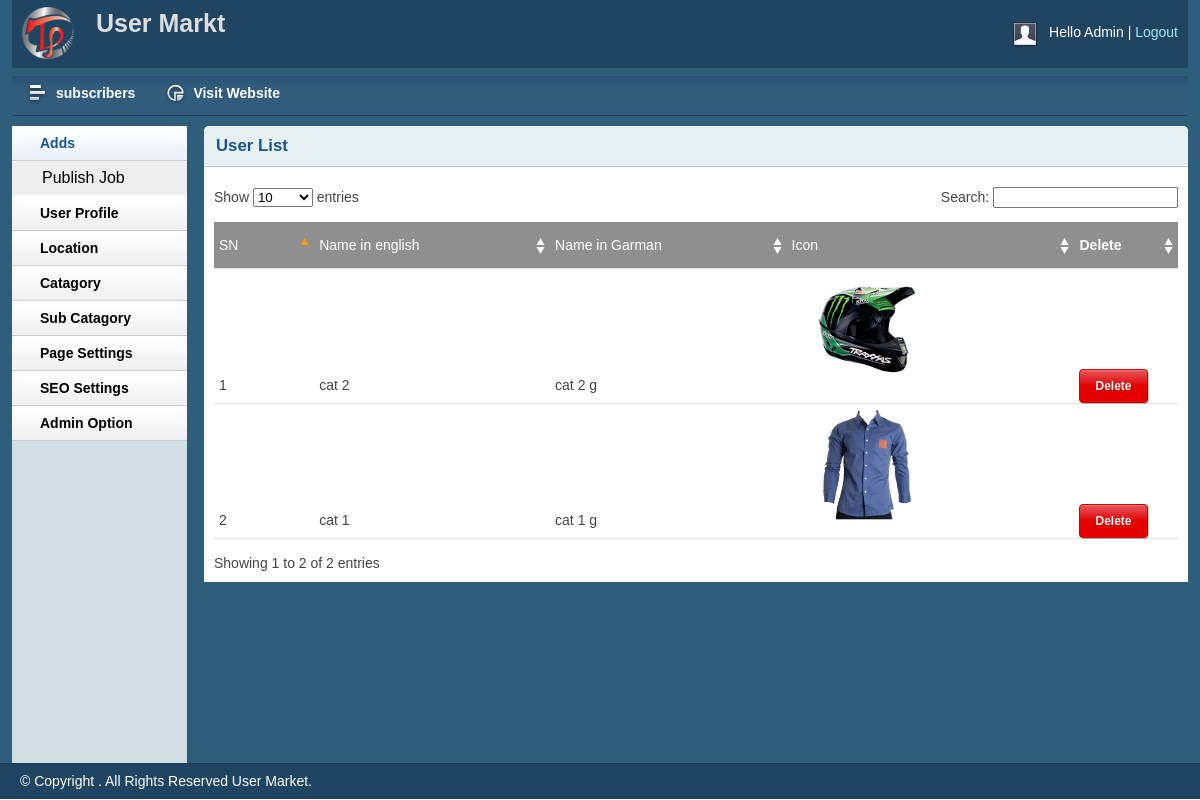
The page /admin/view-catagory.php (signed in) on the database its author committed.
### tables this page shows
CREATE TABLE `category` (
  `id` int(11) NOT NULL,
  `cat_id` int(11) NOT NULL,
  `en_title` varchar(250) NOT NULL,
  `de_title` varchar(250) NOT NULL,
  `icon` varchar(250) NOT NULL,
  `en_banner_title` varchar(250) NOT NULL,
  `de_banner_title` varchar(250) NOT NULL,
  `en_banner_dec` varchar(250) NOT NULL,
  `de_banner_dec` varchar(250) NOT NULL,
  `en_botton_text` varchar(250) NOT NULL,
  `de_botton_text` varchar(250) NOT NULL,
  `button_url` varchar(250) NOT NULL,
  `banner_img` varchar(250) NOT NULL
);

### lib/view.php (called while the page is built, shortened)
<?php
Class Database{
	public $host   = DB_HOST;
	public $user   = DB_USER;
	public $pass   = DB_PASS;
	public $dbname = DB_NAME;
	public $link;
	private function connectDB(){
	$this->link = new mysqli($this->host, $this->user, $this->pass, $this->dbname);
 }
	public function select($query){
		$result = $this->link->query($query) or die($this->link->error.__LINE__);
		if($result->num_rows > 0){
			return $result;
		} else {
			return false;
		}
	}
}

### admin/view-catagory.php (the view, shortened to what this page needs)
<?php include 'inc/hader.php'; ?>
<?php include 'inc/saidber.php'; ?>
 <div class="grid_10">
            <div class="box round first grid">
                <h2>User List</h2>
                <div class="block">
                    <table class="data display datatable" id="example">
                    <thead>
                        <tr class="odd gradeX">
                            <td width="10%">SN</td>
                            <td width="25%">Name in english</td>
                            <td width="25%">Name in Garman</td>
                            <td width="30%">Icon</td>
                            <th width="10%">Delete</th>
                        </tr>
                    </thead>
                    <tbody>
                        <?php
                        $query = "select * from category order by id desc";
                        $contact = $db->select($query);
                        if ($contact) {
                            $i=0;
                        while ($result= $contact -> fetch_assoc()) {
                            $i++;
                    ?>
                        <tr class="even gradeC">
                            <td><?php echo $i;  ?></td>
                            <td><?php echo $result['en_title']; ?></td>
                            <td><?php echo $result['de_title']; ?></td>
                            <td><img style="max-width: 150px; max-height: 150px;" src="../uploads/<?php echo $result['icon']; ?>"></td>
                            <td><a class="btn btn-red CoustRead02 " onclick="return confirm('Are you sure to DELETE!');"
                         href="?delid=<?php echo $result['cat_id']; ?>  ">Delete</a></td>
                        </tr>
                        <?php  }} ?>
                    </tbody>
                </table>
               </div>
            </div>
        </div>
<?php include 'inc/foter.php'; ?>

### admin/css/layout.css (style rules this page uses)
body { background: #fff none repeat scroll 0 0; color: #444; font-size: 14px; padding: 0; }
a { color: #000; font-weight:bold; text-decoration: none; }
h1, h2, h3, h4, h5, h6 { line-height:1.2em; margin-bottom:.3em; }
h2 { margin-top:1em; }
.box { background:#fff; margin-bottom:20px; padding:10px 10px 10px 10px; margin-left:-8px; }
.box.grid { padding-bottom:40px; }
.box.round { -moz-border-radius: 5px 5px 0px 0px; -webkit-border-radius: 5px 5px 0px 0px; border-radius: 5px 5px 0px 0px; }
.box h2 { font-size:1.2em; font-weight:bold; color:#1B548D; background:#E6F0F3; margin:-10px -10px 0 -10px; padding:10px 12px; border-bottom:1px solid #B3CBD6; -moz-border-radius: 5px 5px 0px 0px; -webkit-border-radius: 5px 5px 0px 0px; border-radius: 5px 5px 0px 0px; }
.box.first { min-height: 406px; }
.block { padding-top:20px; }
.block { padding-bottom:1px; }
table.display { margin: 0 auto; clear: both; width: 100%; }
.sorting_asc { background: #8f8f8f url(../img/table/sort_asc.png) no-repeat center right; padding:8px 5px; text-align:left; color:#fff; }
.sorting { background:#8f8f8f url(../img/table/sort_both.png) no-repeat center right; padding:8px 5px; text-align:left; color:#fff; }
tr.odd { height: 30px; line-height: 30px; border-bottom:1px solid #e6e6e6; }
tr.even { height: 30px; line-height: 30px; border-bottom:1px solid #e6e6e6; }
tr.odd td, tr.even td { padding-left:5px; }
.btn, .btn-icon, .btn-mini { background-repeat: repeat-x; color: #FFF; font-weight: bold; display: inline-block; text-decoration: none; border-width: 1px; border-style: solid; padding: 0 15px 4px; *padding: 0 7px 4px; margin: 0; text-shadow: 1px 1px 1px rgba(0,0,0,.2); -moz-box-shadow: 1px 1px 1px rgba(0,0,0,.25); -webkit-box-shadow: 1px 1px 1px rgba(0,0,0,.25); -moz-border-radius: 4px; -webkit-border-radius: 4px; filter: progid:DXImageTransform.Microsoft.Shadow(color=#999999,direction=135,strength=2); cursor: pointer; position: relative; }
.btn, .btn-icon { background-position: 0 -80px; font-size: 12px; height: 32px; line-height: 29px; }
a.btn, a.btn-icon { height: 32px; line-height: 32px; padding-bottom: 0; }
.btn, .btn-icon, .btn-mini, .btn:visited, .btn-icon:visited, .btn-mini:visited { background-image: url(../img/bg-lite.png); background-color: #F90; border-color: #D58000; color: #FFF; }
.btn-red, .btn-red:visited { background-color: #E40001; border-color: #CC0000; }
.btn-red, .btn-orange, .btn-green, .btn-yellow, .btn-pink { background-image: url(../img/bg-lite.png) !important; }

### rows shown on the page
category: en_title "cat 2", de_title "cat 2 g", icon (picture)
category: en_title "cat 1", de_title "cat 1 g", icon (picture)
